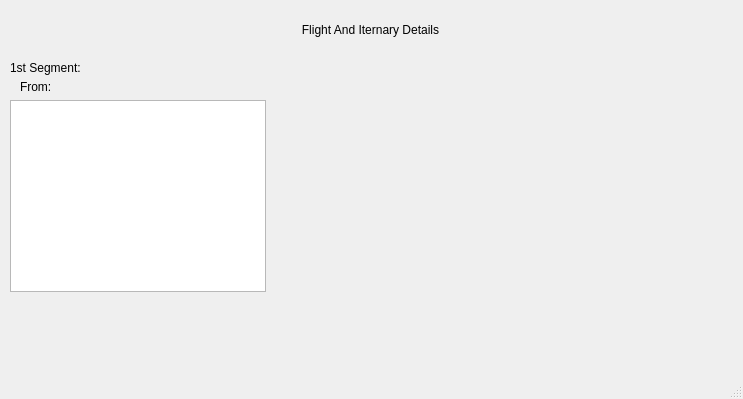
<?xml version="1.0" encoding="UTF-8"?>
<ui version="4.0">
 <class>MainWindow</class>
 <widget class="QMainWindow" name="MainWindow">
  <property name="geometry">
   <rect>
    <x>0</x>
    <y>0</y>
    <width>743</width>
    <height>399</height>
   </rect>
  </property>
  <property name="windowTitle">
   <string>MainWindow</string>
  </property>
  <widget class="QWidget" name="centralwidget">
   <widget class="QLabel" name="label">
    <property name="geometry">
     <rect>
      <x>230</x>
      <y>20</y>
      <width>281</width>
      <height>20</height>
     </rect>
    </property>
    <property name="text">
     <string>Flight And Iternary Details</string>
    </property>
    <property name="alignment">
     <set>Qt::AlignCenter</set>
    </property>
   </widget>
   <widget class="QLabel" name="label_2">
    <property name="geometry">
     <rect>
      <x>10</x>
      <y>60</y>
      <width>81</width>
      <height>16</height>
     </rect>
    </property>
    <property name="text">
     <string>1st Segment:</string>
    </property>
   </widget>
   <widget class="QListWidget" name="listWidget">
    <property name="geometry">
     <rect>
      <x>10</x>
      <y>100</y>
      <width>256</width>
      <height>192</height>
     </rect>
    </property>
   </widget>
   <widget class="QLabel" name="label_3">
    <property name="geometry">
     <rect>
      <x>20</x>
      <y>80</y>
      <width>47</width>
      <height>13</height>
     </rect>
    </property>
    <property name="text">
     <string>From:</string>
    </property>
   </widget>
  </widget>
  <widget class="QStatusBar" name="statusbar"/>
 </widget>
 <resources/>
 <connections/>
</ui>
